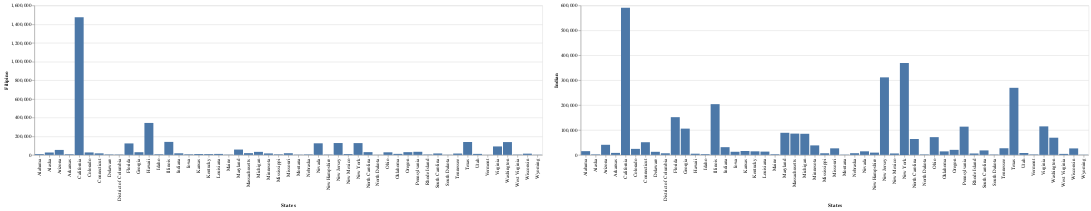

Source (notebook cell):
### Code cell
Subgroup_2

### Figure 1 — Vega-Lite specification as saved in the notebook (floating-point values rounded to 4 significant figures)
{"config": {"view": {"continuousWidth": 400, "continuousHeight": 300}}, "hconcat": [{"mark": "bar", "encoding": {"x": {"type": "nominal", "field": "States"}, "y": {"type": "quantitative", "field": "Filipino"}}}, {"mark": "bar", "encoding": {"x": {"type": "nominal", "field": "States"}, "y": {"type": "quantitative", "field": "Indian"}}}], "data": {"name": "data-b4c936cd055cee65de3e5f35a5ec1b2f"}, "$schema": "https://vega.github.io/schema/vega-lite/v4.8.1.json", "datasets": {"data-b4c936cd055cee65de3e5f35a5ec1b2f": [{"States": "Alabama", "Asian Population": 67036, "Percentage Asian Population": 1.4, "Chinese": 11154, "Filipino": 8224, "Indian": 14951, "Japanese": 4336, "Korean": 10624, "Vietnamese": 8488, "Other Asians": 9259, "MostSubgroup": "Indian", "Latitude": 32.81, "Longitude": -86.79, "Dropdown": "Chinese"}, {"States": "Alaska", "Asian Population": 50402, "Percentage Asian Population": 7.1, "Chinese": 3726, "Filipino": 25424, "Indian": 1911, "Japanese": 3926, "Korean": 6542, "Vietnamese": 1446, "Other Asians": 7427, "MostSubgroup": "Filipino", "Latitude": 61.37, "Longitude": -152.4, "Dropdown": "Filipino"}, {"States": "Arizona", "Asian Population": 230907, "Percentage Asian Population": 3.6, "Chinese": 42331, "Filipino": 53067, "Indian": 40510, "Japanese": 19611, "Korean": 21125, "Vietnamese": 27872, "Other Asians": 26391, "MostSubgroup": "Filipino", "Latitude": 33.73, "Longitude": -111.4, "Dropdown": "Indian"}, {"States": "Arkansas", "Asian Population": 44943, "Percentage Asian Population": 1.5, "Chinese": 6301, "Filipino": 6396, "Indian": 7973, "Japanese": 2384, "Korean": 3247, "Vietnamese": 6302, "Other Asians": 12340, "MostSubgroup": "Indian", "Latitude": 34.97, "Longitude": -92.37, "Dropdown": "Japanese"}, {"States": "California", "Asian Population": 5556592, "Percentage Asian Population": 14.9, "Chinese": 1451537, "Filipino": 1474707, "Indian": 590445, "Japanese": 428014, "Korean": 505225, "Vietnamese": 647589, "Other Asians": 459075, "MostSubgroup": "Filipino", "Latitude": 36.12, "Longitude": -119.7, "Dropdown": "Korean"}, {"States": "Colorado", "Asian Population": 185589, "Percentage Asian Population": 3.7, "Chinese": 33344, "Filipino": 26242, "Indian": 24135, "Japanese": 22714, "Korean": 28177, "Vietnamese": 23933, "Other Asians": 27044, "MostSubgroup": "Chinese", "Latitude": 39.06, "Longitude": -105.3, "Dropdown": "Vietnamese"}, {"States": "Connecticut", "Asian Population": 157088, "Percentage Asian Population": 4.4, "Chinese": 36483, "Filipino": 16402, "Indian": 50806, "Japanese": 6203, "Korean": 11760, "Vietnamese": 10804, "Other Asians": 24630, "MostSubgroup": "Indian", "Latitude": 41.6, "Longitude": -72.76, "Dropdown": null}, {"States": "Delaware", "Asian Population": 33701, "Percentage Asian Population": 3.8, "Chinese": 7033, "Filipino": 4637, "Indian": 12344, "Japanese": 1196, "Korean": 3099, "Vietnamese": 1688, "Other Asians": 3704, "MostSubgroup": "Chinese", "Latitude": 39.32, "Longitude": -75.51, "Dropdown": null}, {"States": "District of Columbia", "Asian Population": 26857, "Percentage Asian Population": 4.5, "Chinese": 6583, "Filipino": 3670, "Indian": 6417, "Japanese": 2010, "Korean": 2990, "Vietnamese": 1856, "Other Asians": 3331, "MostSubgroup": "Chinese", "Latitude": 38.9, "Longitude": -77.03, "Dropdown": null}, {"States": "Florida", "Asian Population": 573083, "Percentage Asian Population": 3.0, "Chinese": 94244, "Filipino": 122691, "Indian": 151438, "Japanese": 25747, "Korean": 35629, "Vietnamese": 65772, "Other Asians": 77562, "MostSubgroup": "Indian", "Latitude": 27.77, "Longitude": -81.69, "Dropdown": null}, {"States": "Georgia", "Asian Population": 365497, "Percentage Asian Population": 3.8, "Chinese": 54298, "Filipino": 28528, "Indian": 105444, "Japanese": 14247, "Korean": 60836, "Vietnamese": 49264, "Other Asians": 52880, "MostSubgroup": "Indian", "Latitude": 33.04, "Longitude": -83.64, "Dropdown": null}, {"States": "Hawaii", "Asian Population": 780968, "Percentage Asian Population": 57.4, "Chinese": 199751, "Filipino": 342095, "Indian": 4737, "Japanese": 312292, "Korean": 48699, "Vietnamese": 13266, "Other Asians": 139872, "MostSubgroup": "Filipino", "Latitude": 21.09, "Longitude": -157.5, "Dropdown": null}, {"States": "Idaho", "Asian Population": 29698, "Percentage Asian Population": 1.9, "Chinese": 5473, "Filipino": 6211, "Indian": 2786, "Japanese": 5698, "Korean": 2806, "Vietnamese": 2154, "Other Asians": 4570, "MostSubgroup": "Filipino", "Latitude": 44.24, "Longitude": -114.5, "Dropdown": null}, {"States": "Illinois", "Asian Population": 668694, "Percentage Asian Population": 5.2, "Chinese": 119308, "Filipino": 139090, "Indian": 203669, "Japanese": 28623, "Korean": 70263, "Vietnamese": 29101, "Other Asians": 78640, "MostSubgroup": "Indian", "Latitude": 40.35, "Longitude": -88.99, "Dropdown": null}, {"States": "Indiana", "Asian Population": 126750, "Percentage Asian Population": 2.0, "Chinese": 26038, "Filipino": 16988, "Indian": 30947, "Japanese": 8437, "Korean": 13685, "Vietnamese": 8175, "Other Asians": 22480, "MostSubgroup": "Indian", "Latitude": 39.85, "Longitude": -86.26, "Dropdown": null}, {"States": "Iowa", "Asian Population": 64512, "Percentage Asian Population": 2.1, "Chinese": 11494, "Filipino": 6026, "Indian": 12525, "Japanese": 2854, "Korean": 7375, "Vietnamese": 9543, "Other Asians": 14695, "MostSubgroup": "Indian", "Latitude": 42.01, "Longitude": -93.21, "Dropdown": null}, {"States": "Kansas", "Asian Population": 83930, "Percentage Asian Population": 2.9, "Chinese": 13448, "Filipino": 9399, "Indian": 15644, "Japanese": 4178, "Korean": 7756, "Vietnamese": 16074, "Other Asians": 17431, "MostSubgroup": "Vietnamese", "Latitude": 38.53, "Longitude": -96.73, "Dropdown": null}, {"States": "Kentucky", "Asian Population": 62029, "Percentage Asian Population": 1.4, "Chinese": 10512, "Filipino": 8402, "Indian": 14253, "Japanese": 6197, "Korean": 7264, "Vietnamese": 5813, "Other Asians": 9588, "MostSubgroup": "Indian", "Latitude": 37.67, "Longitude": -84.67, "Dropdown": null}, {"States": "Louisiana", "Asian Population": 84335, "Percentage Asian Population": 1.9, "Chinese": 11953, "Filipino": 10243, "Indian": 13147, "Japanese": 3117, "Korean": 4752, "Vietnamese": 30202, "Other Asians": 10921, "MostSubgroup": "Vietnamese", "Latitude": 31.17, "Longitude": -91.87, "Dropdown": null}, {"States": "Maine", "Asian Population": 18333, "Percentage Asian Population": 1.4, "Chinese": 4390, "Filipino": 2918, "Indian": 2397, "Japanese": 1181, "Korean": 1741, "Vietnamese": 2170, "Other Asians": 3536, "MostSubgroup": "Chinese", "Latitude": 44.69, "Longitude": -69.38, "Dropdown": null}, {"States": "Maryland", "Asian Population": 370044, "Percentage Asian Population": 6.4, "Chinese": 79660, "Filipino": 56909, "Indian": 88709, "Japanese": 12826, "Korean": 55051, "Vietnamese": 26605, "Other Asians": 50284, "MostSubgroup": "Indian", "Latitude": 39.06, "Longitude": -76.8, "Dropdown": null}, {"States": "Massachusetts", "Asian Population": 394211, "Percentage Asian Population": 6.0, "Chinese": 136866, "Filipino": 18673, "Indian": 85441, "Japanese": 15358, "Korean": 28904, "Vietnamese": 47636, "Other Asians": 61343, "MostSubgroup": "Chinese", "Latitude": 42.23, "Longitude": -71.53, "Dropdown": null}, {"States": "Michigan", "Asian Population": 289607, "Percentage Asian Population": 2.9, "Chinese": 51525, "Filipino": 32324, "Indian": 84750, "Japanese": 17412, "Korean": 30292, "Vietnamese": 19456, "Other Asians": 53848, "MostSubgroup": "Indian", "Latitude": 43.33, "Longitude": -84.54, "Dropdown": null}, {"States": "Minnesota", "Asian Population": 247132, "Percentage Asian Population": 4.7, "Chinese": 30047, "Filipino": 15660, "Indian": 38097, "Japanese": 7995, "Korean": 20995, "Vietnamese": 27086, "Other Asians": 107252, "MostSubgroup": "Indian", "Latitude": 45.69, "Longitude": -93.9, "Dropdown": null}, {"States": "Mississippi", "Asian Population": 32560, "Percentage Asian Population": 1.1, "Chinese": 5333, "Filipino": 5638, "Indian": 6458, "Japanese": 807, "Korean": 2301, "Vietnamese": 7721, "Other Asians": 4302, "MostSubgroup": "Vietnamese", "Latitude": 32.74, "Longitude": -89.68, "Dropdown": null}, {"States": "Missouri", "Asian Population": 123571, "Percentage Asian Population": 2.1, "Chinese": 26001, "Filipino": 17706, "Indian": 26263, "Japanese": 7084, "Korean": 12689, "Vietnamese": 16530, "Other Asians": 17298, "MostSubgroup": "Indian", "Latitude": 38.46, "Longitude": -92.29, "Dropdown": null}, {"States": "Montana", "Asian Population": 10482, "Percentage Asian Population": 1.1, "Chinese": 1919, "Filipino": 2829, "Indian": 930, "Japanese": 1854, "Korean": 1369, "Vietnamese": 481, "Other Asians": 1100, "MostSubgroup": "Filipino", "Latitude": 46.92, "Longitude": -110.5, "Dropdown": null}, {"States": "Nebraska", "Asian Population": 40561, "Percentage Asian Population": 2.2, "Chinese": 5730, "Filipino": 4900, "Indian": 6708, "Japanese": 3106, "Korean": 3815, "Vietnamese": 8677, "Other Asians": 7625, "MostSubgroup": "Vietnamese", "Latitude": 41.13, "Longitude": -98.27, "Dropdown": null}, {"States": "Nevada", "Asian Population": 242916, "Percentage Asian Population": 9.0, "Chinese": 39448, "Filipino": 123891, "Indian": 14290, "Japanese": 21364, "Korean": 18518, "Vietnamese": 12366, "Other Asians": 13039, "MostSubgroup": "Filipino", "Latitude": 38.31, "Longitude": -117.1, "Dropdown": null}, {"States": "New Hampshire", "Asian Population": 34522, "Percentage Asian Population": 2.6, "Chinese": 7652, "Filipino": 3369, "Indian": 9075, "Japanese": 1842, "Korean": 3021, "Vietnamese": 2907, "Other Asians": 6686, "MostSubgroup": "Indian", "Latitude": 43.45, "Longitude": -71.56, "Dropdown": null}, {"States": "New Jersey", "Asian Population": 795163, "Percentage Asian Population": 9.0, "Chinese": 149356, "Filipino": 126793, "Indian": 311310, "Japanese": 19710, "Korean": 100334, "Vietnamese": 23535, "Other Asians": 64125, "MostSubgroup": "Indian", "Latitude": 40.3, "Longitude": -74.52, "Dropdown": null}, {"States": "New Mexico", "Asian Population": 40456, "Percentage Asian Population": 2.0, "Chinese": 7668, "Filipino": 8535, "Indian": 5727, "Japanese": 4889, "Korean": 3760, "Vietnamese": 5403, "Other Asians": 4474, "MostSubgroup": "Filipino", "Latitude": 34.84, "Longitude": -106.2, "Dropdown": null}, {"States": "New York", "Asian Population": 1579494, "Percentage Asian Population": 8.2, "Chinese": 615932, "Filipino": 126129, "Indian": 368767, "Japanese": 51781, "Korean": 153609, "Vietnamese": 34510, "Other Asians": 228763, "MostSubgroup": "Chinese", "Latitude": 42.17, "Longitude": -74.95, "Dropdown": null}, {"States": "North Carolina", "Asian Population": 252585, "Percentage Asian Population": 2.6, "Chinese": 40820, "Filipino": 29314, "Indian": 63852, "Japanese": 12878, "Korean": 25420, "Vietnamese": 30665, "Other Asians": 49636, "MostSubgroup": "Indian", "Latitude": 35.63, "Longitude": -79.81, "Dropdown": null}, {"States": "North Dakota", "Asian Population": 9193, "Percentage Asian Population": 1.4, "Chinese": 1762, "Filipino": 1704, "Indian": 1740, "Japanese": 628, "Korean": 933, "Vietnamese": 791, "Other Asians": 1635, "MostSubgroup": "Chinese", "Latitude": 47.53, "Longitude": -99.78, "Dropdown": null}, {"States": "Ohio", "Asian Population": 238292, "Percentage Asian Population": 2.1, "Chinese": 50870, "Filipino": 27661, "Indian": 71211, "Japanese": 16995, "Korean": 21207, "Vietnamese": 15639, "Other Asians": 34706, "MostSubgroup": "Indian", "Latitude": 40.39, "Longitude": -82.76, "Dropdown": null}, {"States": "Oklahoma", "Asian Population": 84170, "Percentage Asian Population": 2.2, "Chinese": 11658, "Filipino": 10850, "Indian": 14078, "Japanese": 5580, "Korean": 9072, "Vietnamese": 18098, "Other Asians": 14834, "MostSubgroup": "Vietnamese", "Latitude": 35.57, "Longitude": -96.93, "Dropdown": null}, {"States": "Oregon", "Asian Population": 186281, "Percentage Asian Population": 4.9, "Chinese": 41374, "Filipino": 29101, "Indian": 20200, "Japanese": 24535, "Korean": 20395, "Vietnamese": 29485, "Other Asians": 21191, "MostSubgroup": "Chinese", "Latitude": 44.57, "Longitude": -122.1, "Dropdown": null}, {"States": "Pennsylvania", "Asian Population": 402587, "Percentage Asian Population": 3.2, "Chinese": 96606, "Filipino": 33021, "Indian": 113389, "Japanese": 12699, "Korean": 47429, "Vietnamese": 44605, "Other Asians": 54838, "MostSubgroup": "Indian", "Latitude": 40.59, "Longitude": -77.21, "Dropdown": null}, {"States": "Rhode Island", "Asian Population": 36763, "Percentage Asian Population": 3.5, "Chinese": 8228, "Filipino": 4117, "Indian": 5645, "Japanese": 1455, "Korean": 2658, "Vietnamese": 1615, "Other Asians": 13045, "MostSubgroup": "Chinese", "Latitude": 41.68, "Longitude": -71.51, "Dropdown": null}, {"States": "South Carolina", "Asian Population": 75674, "Percentage Asian Population": 1.6, "Chinese": 11706, "Filipino": 15228, "Indian": 17961, "Japanese": 4745, "Korean": 7162, "Vietnamese": 7840, "Other Asians": 11032, "MostSubgroup": "Indian", "Latitude": 33.86, "Longitude": -80.95, "Dropdown": null}, {"States": "South Dakota", "Asian Population": 10216, "Percentage Asian Population": 1.3, "Chinese": 1570, "Filipino": 1864, "Indian": 1433, "Japanese": 696, "Korean": 1179, "Vietnamese": 1002, "Other Asians": 2472, "MostSubgroup": "Filipino", "Latitude": 44.3, "Longitude": -99.44, "Dropdown": null}, {"States": "Tennessee", "Asian Population": 113398, "Percentage Asian Population": 1.8, "Chinese": 18313, "Filipino": 14409, "Indian": 26619, "Japanese": 6955, "Korean": 13245, "Vietnamese": 11351, "Other Asians": 22506, "MostSubgroup": "Indian", "Latitude": 35.75, "Longitude": -86.69, "Dropdown": null}, {"States": "Texas", "Asian Population": 1110666, "Percentage Asian Population": 4.4, "Chinese": 182477, "Filipino": 137713, "Indian": 269327, "Japanese": 37715, "Korean": 85332, "Vietnamese": 227968, "Other Asians": 170134, "MostSubgroup": "Indian", "Latitude": 31.05, "Longitude": -97.56, "Dropdown": null}, {"States": "Utah", "Asian Population": 77748, "Percentage Asian Population": 2.8, "Chinese": 16358, "Filipino": 10657, "Indian": 7598, "Japanese": 12782, "Korean": 7888, "Vietnamese": 9338, "Other Asians": 13127, "MostSubgroup": "Chinese", "Latitude": 40.15, "Longitude": -111.9, "Dropdown": null}, {"States": "Vermont", "Asian Population": 10463, "Percentage Asian Population": 1.7, "Chinese": 2833, "Filipino": 1035, "Indian": 1723, "Japanese": 842, "Korean": 1271, "Vietnamese": 1206, "Other Asians": 1553, "MostSubgroup": "Chinese", "Latitude": 44.05, "Longitude": -72.71, "Dropdown": null}, {"States": "Virginia", "Asian Population": 522199, "Percentage Asian Population": 6.5, "Chinese": 72585, "Filipino": 90493, "Indian": 114471, "Japanese": 20138, "Korean": 82006, "Vietnamese": 59984, "Other Asians": 82522, "MostSubgroup": "Indian", "Latitude": 37.77, "Longitude": -78.17, "Dropdown": null}, {"States": "Washington", "Asian Population": 604251, "Percentage Asian Population": 9.0, "Chinese": 120814, "Filipino": 137083, "Indian": 68978, "Japanese": 67597, "Korean": 80049, "Vietnamese": 75843, "Other Asians": 53887, "MostSubgroup": "Filipino", "Latitude": 47.4, "Longitude": -121.5, "Dropdown": null}, {"States": "West Virginia", "Asian Population": 16465, "Percentage Asian Population": 0.9, "Chinese": 3208, "Filipino": 3059, "Indian": 3969, "Japanese": 1159, "Korean": 1571, "Vietnamese": 1104, "Other Asians": 2395, "MostSubgroup": "Indian", "Latitude": 38.49, "Longitude": -80.95, "Dropdown": null}, {"States": "Wisconsin", "Asian Population": 151513, "Percentage Asian Population": 2.7, "Chinese": 21054, "Filipino": 13158, "Indian": 25998, "Japanese": 5967, "Korean": 10949, "Vietnamese": 6191, "Other Asians": 68196, "MostSubgroup": "Indian", "Latitude": 44.27, "Longitude": -89.62, "Dropdown": null}, {"States": "Wyoming", "Asian Population": 6729, "Percentage Asian Population": 1.2, "Chinese": 1340, "Filipino": 1657, "Indian": 739, "Japanese": 982, "Korean": 803, "Vietnamese": 283, "Other Asians": 925, "MostSubgroup": "Filipino", "Latitude": 42.76, "Longitude": -107.3, "Dropdown": null}]}}
